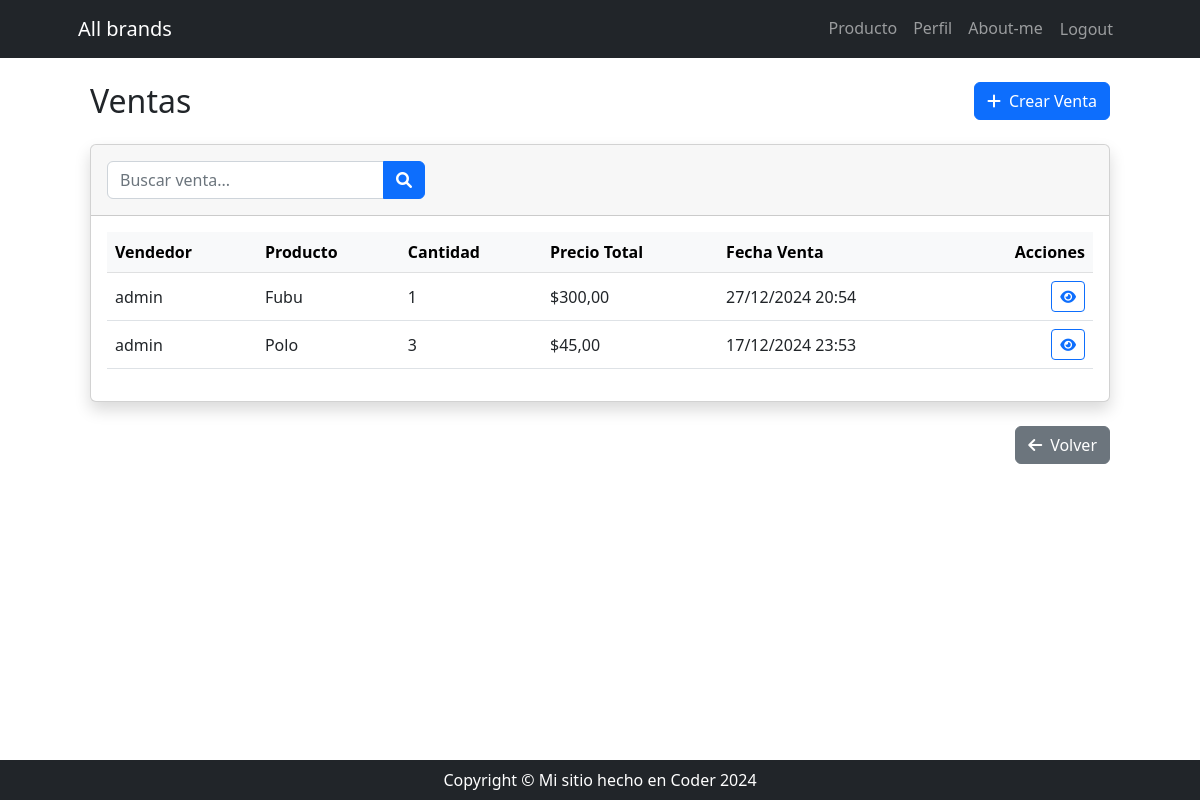
Page /producto/venta/list/ (signed in) on the committed database.
### producto/models.py (models this page shows, shortened)
class Venta(models.Model):
    vendedor = models.ForeignKey(Vendedor, on_delete=models.DO_NOTHING)
    producto = models.ForeignKey(Producto, on_delete=models.DO_NOTHING)
    cantidad = models.PositiveIntegerField()
    precio_total = models.DecimalField(max_digits=10, decimal_places=2, editable=False)
    fecha_venta = models.DateTimeField(default=timezone.now, editable=False)
    class Meta:
        ordering = ('-fecha_venta',)

class Vendedor(models.Model):
    usuario = models.OneToOneField(User, on_delete=models.CASCADE, related_name='vendedor')
    celular = models.CharField(max_length=50)
    avatar = models.ImageField(upload_to='imagenes_perfil', blank=True, null=True)

class Producto(models.Model):
    categoria = models.ForeignKey(
        Categoria,
        on_delete=models.SET_NULL,
        null=True,
        blank=True,
        verbose_name='categoría',
    )
    nombre = models.CharField(max_length=100, db_index=True)
    descripcion = models.TextField(blank=True, null=True, verbose_name='descripción')
    precio = models.DecimalField(max_digits=10, decimal_places=2)
    stock = models.PositiveIntegerField()
    class Meta:
        unique_together = ('categoria', 'nombre')
        verbose_name = 'Producto'
        verbose_name_plural = 'Productos'

### producto/views_models/venta.py (the view)
# urls.py: path('venta/list/', venta.VentaListView.as_view(), name='venta_list'),
class VentaListView(ListView):
    model = Venta
    def get_queryset(self):
        busqueda = self.request.GET.get('busqueda')
        if busqueda:
            return Venta.objects.filter(
                vendedor__usuario__username__icontains=busqueda
            ) | Venta.objects.filter(producto__nombre__icontains=busqueda)
        return Venta.objects.all()

### producto/templates/producto/venta_list.html (shortened to what this page needs)
{% extends 'core/base.html' %}
{% block content %}
    <div class="container-fluid py-4">
        <div class="d-sm-flex align-items-center justify-content-between mb-4">
            <h1 class="h2 mb-0 text-gray-800">Ventas</h1>
            <a href="{% url 'producto:venta_create' %}" class="btn btn-primary">
                <i class="fas fa-plus me-2"></i>Crear Venta
            </a>
        </div>
        <div class="card shadow mb-4">
            <div class="card-header py-3">
                <form class="row g-3 align-items-center" method="get">
                    <div class="col-12 col-md-6 col-lg-4">
                        <div class="input-group">
                            <input type="text" name="busqueda" class="form-control" placeholder="Buscar venta..."
                                   value="{{ request.GET.busqueda }}">
                            <button type="submit" class="btn btn-primary">
                                <i class="fas fa-search"></i>
                            </button>
                        </div>
                    </div>
                </form>
            </div>
            <div class="card-body">
                <div class="table-responsive">
                    <table class="table table-hover align-middle">
                        <thead class="table-light">
                            <tr>
                                <th>Vendedor</th>
                                <th>Producto</th>
                                <th>Cantidad</th>
                                <th>Precio Total</th>
                                <th>Fecha Venta</th>
                                <th class="text-end">Acciones</th>
                            </tr>
                        </thead>
                        <tbody>
                            {% for venta in object_list %}
                                <tr>
                                    <td>{{ venta.vendedor.usuario.username }}</td>
                                    <td>{{ venta.producto.nombre }}</td>
                                    <td>{{ venta.cantidad }}</td>
                                    <td>${{ venta.precio_total }}</td>
                                    <td>{{ venta.fecha_venta|date:"d/m/Y H:i" }}</td>
                                    <td class="text-end">
                                        <div class="btn-group" role="group">
                                            <a href="{% url 'producto:venta_detail' venta.id %}"
                                               class="btn btn-outline-primary btn-sm">
                                                <i class="fas fa-eye"></i>
                                            </a>
                                        </div>
                                    </td>
                                </tr>
                            {% endfor %}
                        </tbody>
                    </table>
                </div>
            </div>
        </div>
        <div class="text-end mt-3">
            <a href="{% url 'producto:index' %}" class="btn btn-secondary">
                <i class="fas fa-arrow-left me-2"></i>Volver
            </a>
        </div>
    </div>
{% endblock content %}

### rows in the picture
Venta: vendedor.usuario.username "admin", producto.nombre "Fubu", cantidad "1", precio_total "300,00", fecha_venta "27/12/2024 20:54"
Venta: vendedor.usuario.username "admin", producto.nombre "Polo", cantidad "3", precio_total "45,00", fecha_venta "17/12/2024 23:53"
